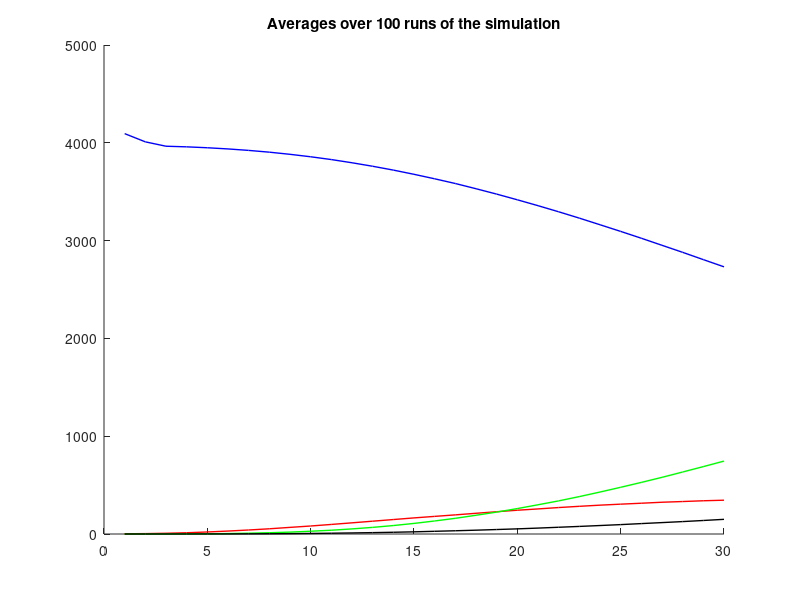
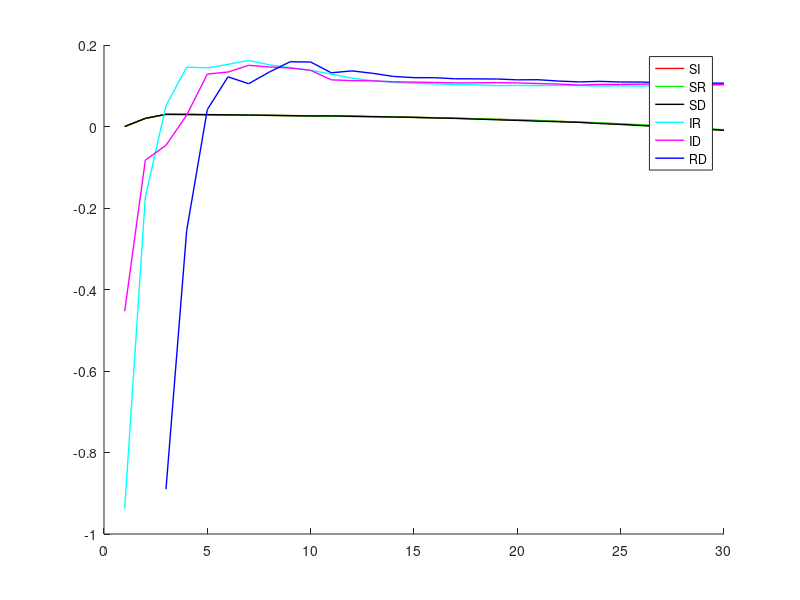
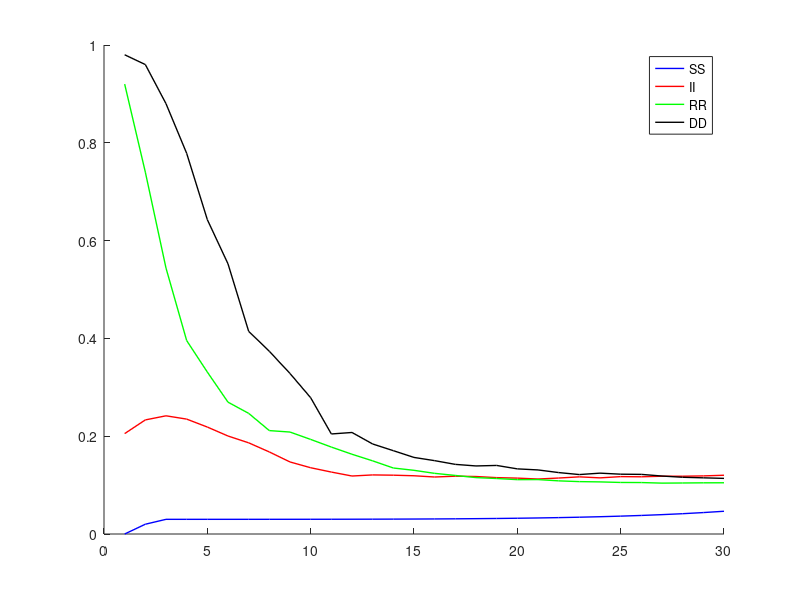

The MATLAB script that drew these images, in order:
%SIRD model
clear

size=64; %side length of square

days=30;

infection_rate=.1; %the rate that each additional neighbor multiplies the infection by
infection_radius=3; %how much taxicab distance away someone can be and still infect
infection_factor=2; %chance goes down by a factor of this for every further distance
death_chance=.01;
recovery_chance=.05;
long_connections=5; %how many "longer distance" connections can infect people

times=100; %ensemble only

%setting up infection mechanism
for radius=1:infection_radius
  for x_offset=0:radius
    infection_matrix(infection_radius+1+x_offset,infection_radius+1+radius-x_offset)=1/infection_factor^(radius-1); 
    infection_matrix(infection_radius+1-x_offset,infection_radius+1+radius-x_offset)=1/infection_factor^(radius-1);
    infection_matrix(infection_radius+1+x_offset,infection_radius+1-radius+x_offset)=1/infection_factor^(radius-1);
    infection_matrix(infection_radius+1-x_offset,infection_radius+1-radius+x_offset)=1/infection_factor^(radius-1);    
  endfor
endfor

for iter=1:times
  lattice_si=zeros(size,size);
  lattice_rd=zeros(size,size); %0 is susceptible
  lattice_i_days=zeros(size,size);
  
  initial_infections=1;

  for x=1:initial_infections
    initial_x=floor(size*rand())+1; %first position of infected
    initial_y=floor(size*rand())+1;
    lattice_si(initial_x,initial_y)=1; %1 is infected
  endfor

  for j=1:days
    i=rand(size);
    lattice_si_temp=lattice_si;
    
    lattice_i_days=lattice_i_days+(lattice_si==1); %each day the chance of infection goes up linearly
      
    lattice_neighbors=infection_rate*conv2(lattice_si,infection_matrix,"same")-i;
    lattice_si_temp=lattice_si | (lattice_neighbors>0);
    lattice_rd=lattice_rd+3*(lattice_si.*(i>(1-(death_chance*lattice_i_days))))+2*(lattice_si.*(i<(recovery_chance*lattice_i_days)));
    lattice_si=lattice_si_temp & not(lattice_rd);
    
    end_s(j,iter)=sum(sum((lattice_si+lattice_rd)==0));
    end_i(j,iter)=sum(sum((lattice_si+lattice_rd)==1));
    end_r(j,iter)=sum(sum((lattice_si+lattice_rd)==2));
    end_d(j,iter)=sum(sum((lattice_si+lattice_rd)==3));
    
    if any(any(lattice_si))==0
      break
    endif
  endfor
endfor

%statistics
for j=1:days
  end_s_average(j)=sum(end_s(j,:))/times;
  end_i_average(j)=sum(end_i(j,:))/times;
  end_r_average(j)=sum(end_r(j,:))/times;
  end_d_average(j)=sum(end_d(j,:))/times;
  end_ss_average(j)=sum(end_s(j,:).*end_s(j,:))/times;
  end_si_average(j)=sum(end_s(j,:).*end_i(j,:))/times;
  end_sr_average(j)=sum(end_s(j,:).*end_r(j,:))/times;
  end_sd_average(j)=sum(end_s(j,:).*end_d(j,:))/times;
  end_ii_average(j)=sum(end_i(j,:).*end_i(j,:))/times;
  end_ir_average(j)=sum(end_i(j,:).*end_r(j,:))/times;
  end_id_average(j)=sum(end_i(j,:).*end_d(j,:))/times;
  end_rr_average(j)=sum(end_r(j,:).*end_r(j,:))/times;
  end_rd_average(j)=sum(end_r(j,:).*end_d(j,:))/times;
  end_dd_average(j)=sum(end_d(j,:).*end_d(j,:))/times;
endfor

figure(1)
x=1:days;
clf;
hold on
plot(x,end_s_average(x),'b','LineWidth',1)
plot(x,end_i_average(x),'r','LineWidth',1)
plot(x,end_r_average(x),'g','LineWidth',1)
plot(x,end_d_average(x),'k','LineWidth',1)
title({'Averages over 100 runs of the simulation'})

figure(2)
clf;
hold on
plot(x,(end_si_average(x)-end_s_average(x).*end_i_average(x))./end_si_average(x),'r','LineWidth',1)
plot(x,(end_sr_average(x)-end_s_average(x).*end_r_average(x))./end_sr_average(x),'g','LineWidth',1)
plot(x,(end_sd_average(x)-end_s_average(x).*end_d_average(x))./end_sd_average(x),'k','LineWidth',1)
plot(x,(end_ir_average(x)-end_i_average(x).*end_r_average(x))./end_ir_average(x),'c','LineWidth',1)
plot(x,(end_id_average(x)-end_i_average(x).*end_d_average(x))./end_id_average(x),'m','LineWidth',1)
plot(x,(end_rd_average(x)-end_r_average(x).*end_d_average(x))./end_rd_average(x),'b','LineWidth',1)
legend('SI','SR','SD','IR','ID','RD')

figure(3)
clf;
hold on
plot(x,(end_ss_average(x)-end_s_average(x).*end_s_average(x))./end_ss_average(x),'b','LineWidth',1)
plot(x,(end_ii_average(x)-end_i_average(x).*end_i_average(x))./end_ii_average(x),'r','LineWidth',1)
plot(x,(end_rr_average(x)-end_r_average(x).*end_r_average(x))./end_rr_average(x),'g','LineWidth',1)
plot(x,(end_dd_average(x)-end_d_average(x).*end_d_average(x))./end_dd_average(x),'k','LineWidth',1)
legend('SS','II','RR','DD')
